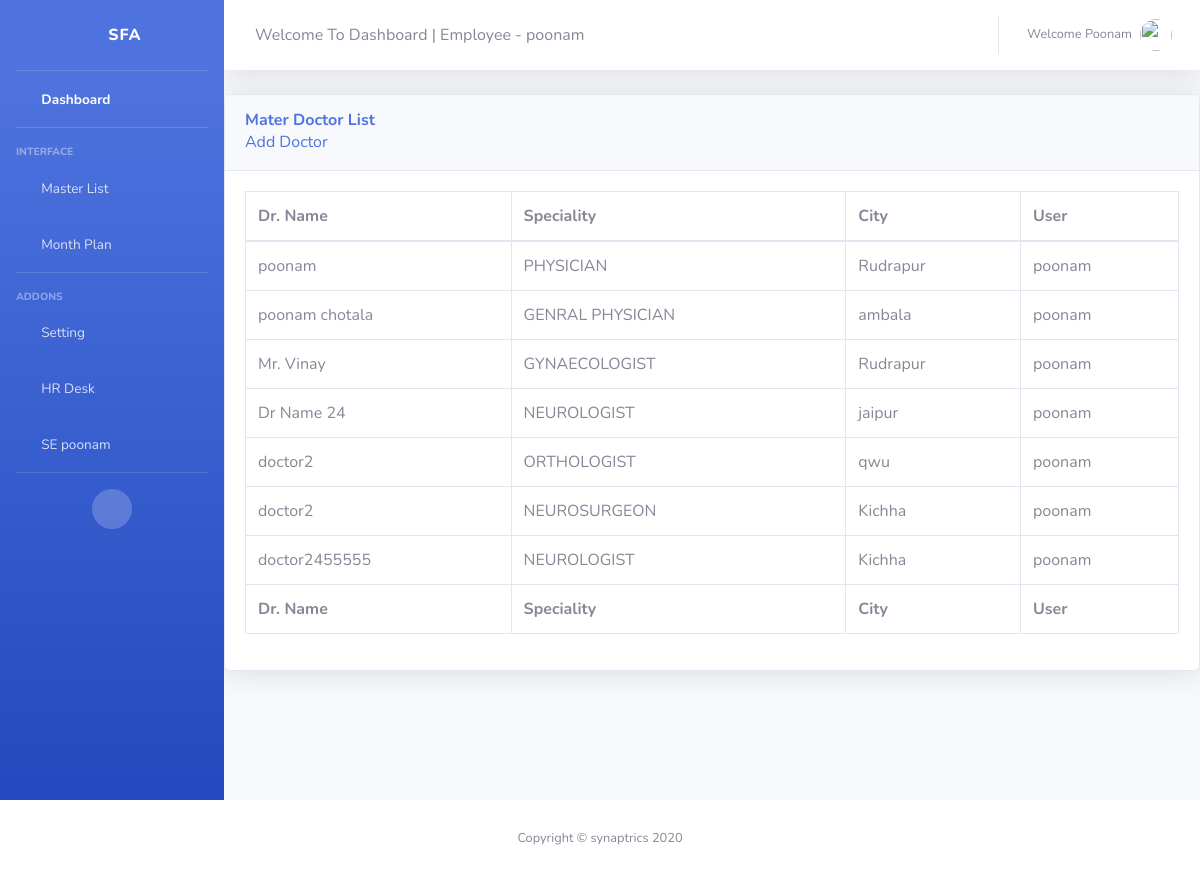
The app's page /report/drlist/ (signed in), older data.
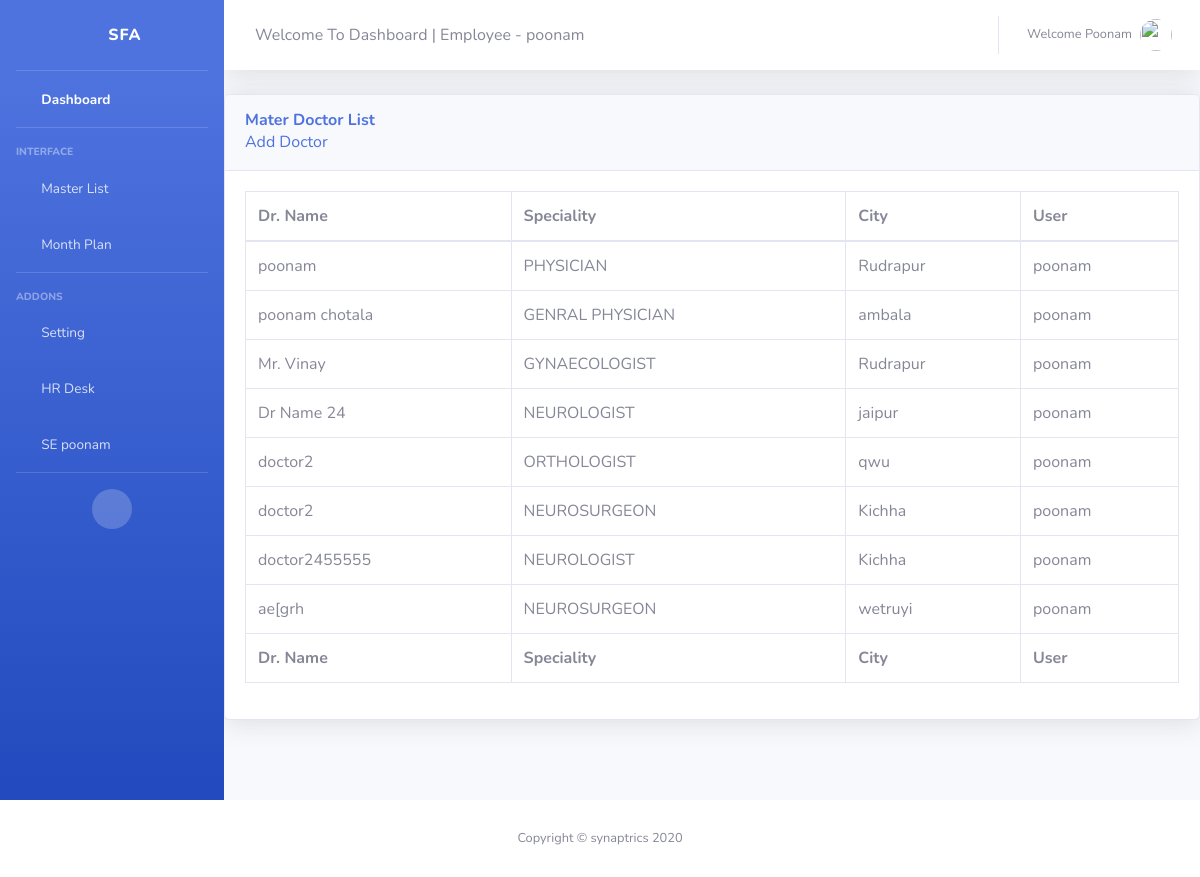
The same page, newer data.
### accounts/models.py (models this page shows)
class User(AbstractUser):
	is_se = models.BooleanField(default = False)
	is_abm = models.BooleanField(default = False)
	is_rbm = models.BooleanField(default = False)
	is_zbm = models.BooleanField(default = False)
	is_admin = models.BooleanField(default = False)
	username = models.CharField(max_length = 15,unique=True)
	first_name = models.CharField(max_length = 15)
	last_name = models.CharField(max_length = 15)
	email = models.EmailField()
	mobile_number = models.CharField(max_length = 15 ,null = True , blank = True)

### report/models.py (models this page shows, shortened)
class DrMasterList(models.Model):
	is_approved = models.BooleanField(default = False)
	is_rejected = models.BooleanField(default = False)
	dr_name 		= models.CharField(max_length = 100)
	city 			= models.CharField(max_length = 100)
	dr_speciality	=  models.CharField(max_length = 100, choices = SPECIALITY )
	user 			= models.ForeignKey(User, on_delete= models.CASCADE)

### report/views.py (the view)
# urls.py: path('drlist/', views.AllDrList , name = 'drlist' ),
def AllDrList(request):
	drlist = DrMasterList.objects.filter( user = request.user)
	return render(request,"../templates/report/AllDrlist.html",{"drlist":drlist})

### report/templates/report/AllDrlist.html (shortened to what this page needs)
{% extends 'report/main3.html'%}
{% load crispy_forms_tags %}
{% block content %}
          <div class="card shadow mb-4">
            <div class="card-header py-3">
              <h6 class="m-0 font-weight-bold text-primary">Mater Doctor List </h6>
              <a href="{% url 'masterdrlist' %}"> Add Doctor</a>
            </div>
            <div class="card-body">
              <div class="table-responsive">
                <table class="table table-bordered" id="dataTable" width="100%" cellspacing="0">
                  <thead>
                    <tr>
                      <th>Dr. Name</th>
                      <th>Speciality</th>
                      <th>City</th>
                      <th>User</th>
                    </tr>
                  </thead>
                  <tfoot>
                    <tr>
                         <th>Dr. Name</th>
                      <th>Speciality</th>
                      <th>City</th>
                      <th>User</th>
                    </tr>
                  </tfoot>
                  <tbody>
                      {% for drlists in drlist %}
                          <tr>
                           <td> {{ drlists.dr_name }}</td>
                          <td> {{ drlists.dr_speciality }}</td>
                          <td> {{ drlists.city }}</td>
                          <td> {{ drlists.user }}</td>
                          </tr>
                        {% endfor %}
                  </tbody>
                </table>
              </div>
            </div>
          </div>
        </div>
</div>
{% endblock content %}

### report/templates/report/main3.html (shortened to what this page needs)
{% load static %}
<!DOCTYPE html>
<html lang="en">
<head>
  <link href="{% static 'report/vendor/fontawesome-free/css/all.min.css' %} " rel="stylesheet" type="text/css">
  <link href="{% static 'report/css/sb-admin-2.min.css' %}" rel="stylesheet">
</head>
<body id="page-top">
  <div id="wrapper">
    <ul class="navbar-nav bg-gradient-primary sidebar sidebar-dark accordion" id="accordionSidebar">
      <a class="sidebar-brand d-flex align-items-center justify-content-center" href="{% url 'home'%}">
        <div class="sidebar-brand-icon rotate-n-15">
          <i class="fas fa-laugh-wink"></i>
        </div>
        <div class="sidebar-brand-text mx-3">SFA  <sup></sup></div>
      </a>
      <hr class="sidebar-divider my-0">
      <li class="nav-item active">
        <a class="nav-link" href="{% url 'report-home'%}">
          <i class="fas fa-fw fa-tachometer-alt"></i>
          <span>Dashboard</span></a>
      </li>
      <hr class="sidebar-divider">
      <div class="sidebar-heading">
        Interface
      </div>
      <li class="nav-item">
        <a class="nav-link collapsed" href="#" data-toggle="collapse" data-target="#collapseTwo" aria-expanded="true" aria-controls="collapseTwo">
          <i class="fas fa-fw fa-cog"></i>
          <span>Master List</span>
        </a>
      </li>
      <li class="nav-item">
        <a class="nav-link collapsed" href="#" data-toggle="collapse" data-target="#collapseUtilities" aria-expanded="true" aria-controls="collapseUtilities">
          <i class="fas fa-fw fa-wrench"></i>
          <span>Month Plan</span>
        </a>
      </li>
      <hr class="sidebar-divider">
      <div class="sidebar-heading">
        Addons
      </div>
      <li class="nav-item">
        <a class="nav-link collapsed" href="#" data-toggle="collapse" data-target="#collapsePages" aria-expanded="true" aria-controls="collapsePages">
          <i class="fas fa-fw fa-folder"></i>
          <span style="text-transform: capitalize;">Setting</span>
        </a>
      </li>
      <li class="nav-item">
        <a class="nav-link" href="{% url 'direct-hr'%}">
          <i class="fas fa-fw fa-chart-area"></i>
          <span>HR Desk</span></a>
      </li>
 {% if user.is_authenticated %}
              {% if user.is_se %}
                        <li class="nav-item">
                            <a class="nav-link" href="{% url 'se_profile' %}">
                              <i class="fas fa-fw fa-chart-area"></i>
                              <span>SE {{user.username}}</span></a>
                          </li>
              {% elif user.is_abm %}
                        <li class="nav-item">
                            <a class="nav-link" href="{% url 'abm_profile' %}">
                              <i class="fas fa-fw fa-chart-area"></i>
                              <span>ABM {{user.username}}</span></a>
                          </li>
              {% elif user.is_zbm %}
                          <li class="nav-item">
                            <a class="nav-link" href="{% url 'zbm_profile' %}">
                              <i class="fas fa-fw fa-chart-area"></i>
                              <span>ZBM {{user.username}}</span></a>
                          </li>
              {% elif user.is_rbm %}
                    <li class="nav-item">
                            <a class="nav-link" href="{% url 'rbm_profile' %}">
                              <i class="fas fa-fw fa-chart-area"></i>
                              <span>RBM {{user.username}}</span></a>
                          </li>
              {% else %}
              <li class="nav-item" style="padding-left: 20px;">
                  <a class="nav-link" href="#" style="font-size: 10px; text-transform :capitalize;">Profile {{ user.username }}</a>
                </li>
              {% endif %}
  {% endif %}
      <hr class="sidebar-divider d-none d-md-block">
      <div class="text-center d-none d-md-inline">
        <button class="rounded-circle border-0" id="sidebarToggle"></button>
      </div>
    </ul>
    <div id="content-wrapper" class="d-flex flex-column">
      <div id="content">
        <nav class="navbar navbar-expand navbar-light bg-white topbar mb-4 static-top shadow">
          <form class="d-none d-sm-inline-block form-inline mr-auto ml-md-3 my-2 my-md-0 mw-100 navbar-search">
            <div class="input-group">
              <div class="input-group-append">
                Welcome To Dashboard | Employee  -  {{user.username}}
              </div>
            </div>
          </form>
          <ul class="navbar-nav ml-auto">
            <li class="nav-item dropdown no-arrow">
              <a class="nav-link dropdown-toggle" href="#" id="userDropdown" role="button" data-toggle="dropdown" aria-haspopup="true" aria-expanded="false">
                <span class="mr-2 d-none d-lg-inline text-gray-600 small" style="text-transform: capitalize;">Welcome {{user.username}}</span>
                <img class="img-profile rounded-circle" src="https://source.unsplash.com/QAB-WJcbgJk/60x60">
              </a>
            </li>
          </ul>
        </nav>
          {%  block content %}
      </div>
      <footer class="sticky-footer bg-white">
        <div class="container my-auto">
          <div class="copyright text-center my-auto">
            <span>Copyright &copy; synaptrics 2020</span>
          </div>
        </div>
      </footer>
</body>
</html>

Row changes from the older to the newer data that the page shows:
added DrMasterList: dr_name "ae[grh", dr_speciality "NEUROSURGEON", city "wetruyi", user "poonam"
